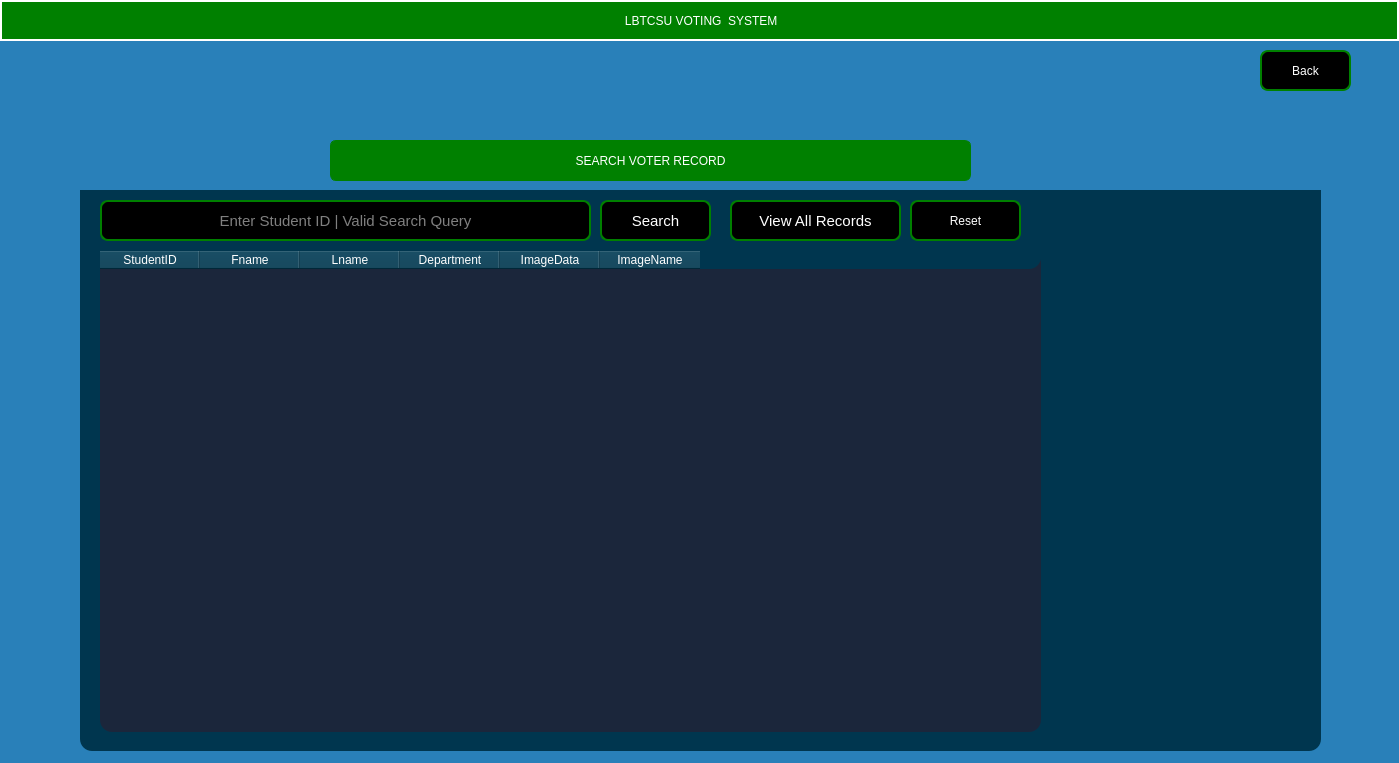
<?xml version="1.0" encoding="UTF-8"?>
<ui version="4.0">
 <class>VoterRecords</class>
 <widget class="QDialog" name="VoterRecords">
  <property name="geometry">
   <rect>
    <x>0</x>
    <y>0</y>
    <width>1399</width>
    <height>763</height>
   </rect>
  </property>
  <property name="windowTitle">
   <string>Dialog</string>
  </property>
  <property name="styleSheet">
   <string notr="true">background-color: #2980b9;</string>
  </property>
  <widget class="QPushButton" name="pushButton_2">
   <property name="geometry">
    <rect>
     <x>0</x>
     <y>0</y>
     <width>1399</width>
     <height>41</height>
    </rect>
   </property>
   <property name="styleSheet">
    <string notr="true">    
QPushButton{
                    color: rgb(255, 255, 255);
                    border:2px solid white;
                    padding: 0 8px;
                    background-color: green;
                    font: 500 11pt ;
                   

}

 </string>
   </property>
   <property name="text">
    <string> LBTCSU VOTING  SYSTEM</string>
   </property>
  </widget>
  <widget class="QPushButton" name="btn_Candidate_back">
   <property name="geometry">
    <rect>
     <x>1260</x>
     <y>50</y>
     <width>91</width>
     <height>41</height>
    </rect>
   </property>
   <property name="styleSheet">
    <string notr="true">    
QPushButton{
                    color: rgb(255, 255, 255);
                    border:2px solid green;
                    border-radius: 8px;
                    padding: 0 8px;
                    background-color: rgb(255, 267, 245);
                    font: 500 11pt ;
                   

}

 </string>
   </property>
   <property name="text">
    <string>Back</string>
   </property>
   <property name="icon">
    <iconset theme="QIcon::ThemeIcon::GoHome"/>
   </property>
  </widget>
  <widget class="QPushButton" name="StudentRegistration_2">
   <property name="geometry">
    <rect>
     <x>330</x>
     <y>140</y>
     <width>641</width>
     <height>41</height>
    </rect>
   </property>
   <property name="styleSheet">
    <string notr="true">     
QPushButton{
                    color: rgb(255, 255, 255);
                    border:1px solid green;
                    border-radius: 6px;
                    padding: 0 8px;
                    background-color: green;
                    font: 500 11pt ;
                   

}

 </string>
   </property>
   <property name="text">
    <string>SEARCH VOTER RECORD</string>
   </property>
  </widget>
  <widget class="QFrame" name="frame_2">
   <property name="geometry">
    <rect>
     <x>80</x>
     <y>190</y>
     <width>1241</width>
     <height>561</height>
    </rect>
   </property>
   <property name="styleSheet">
    <string notr="true">QFrame{
    background-color: rgb(0, 54, 79); /* Your header color */
    border-top-left-radius: 0px;
    border-top-right-radius: 0px;
    border-bottom-left-radius: 12px;
    border-bottom-right-radius: 12px;
    color: white;
}
QTableView {
    background-color: #1B263B;
    color: #FFFFFF;
    selection-background-color: #1B98E0;
    gridline-color: #415A77;
    border-top-left-radius: 12px;
    border-top-right-radius: 12px;
    border-bottom-left-radius: 12px;
    border-bottom-right-radius: 12px;
}
QPushButton {
    background-color: #1B98E0;
    color: white;
    border-radius: 6px;
    padding: 6px 12px;
}
QLineEdit {
    background-color: #2E3A59;
    color: white;
	border-radius: 7px;
	border: 1 solid blue;
}
QComboBox {
	background-color: #2E3A59;
    color: white;
	border-radius: 7px;
	border: 1 solid blue;
}</string>
   </property>
   <property name="frameShape">
    <enum>QFrame::Shape::StyledPanel</enum>
   </property>
   <property name="frameShadow">
    <enum>QFrame::Shadow::Raised</enum>
   </property>
   <widget class="QPushButton" name="btn_search_voter">
    <property name="geometry">
     <rect>
      <x>520</x>
      <y>10</y>
      <width>111</width>
      <height>41</height>
     </rect>
    </property>
    <property name="font">
     <font>
      <pointsize>11</pointsize>
      <italic>false</italic>
      <fontweight>Medium</fontweight>
     </font>
    </property>
    <property name="styleSheet">
     <string notr="true">    
QPushButton{
                    color: rgb(255, 255, 255);
                    border:2px solid green;
                    border-radius: 8px;
                    padding: 0 8px;
                    background-color: rgb(255, 267, 245);
                    font: 500 11pt ;
                   

}

 </string>
    </property>
    <property name="text">
     <string>Search</string>
    </property>
    <property name="checkable">
     <bool>true</bool>
    </property>
   </widget>
   <widget class="QLineEdit" name="txt_Search_Voter">
    <property name="geometry">
     <rect>
      <x>20</x>
      <y>10</y>
      <width>491</width>
      <height>41</height>
     </rect>
    </property>
    <property name="font">
     <font>
      <pointsize>11</pointsize>
      <italic>false</italic>
      <fontweight>Medium</fontweight>
     </font>
    </property>
    <property name="styleSheet">
     <string notr="true">    
QLineEdit{
                    color: rgb(255, 255, 255);
                    border:2px solid  green;
                    border-radius: 8px;
                    padding: 0 8px;
                    background-color: rgb(255, 267, 245);
                    font: 500 11pt ;
                   

}

 </string>
    </property>
    <property name="alignment">
     <set>Qt::AlignmentFlag::AlignCenter</set>
    </property>
    <property name="placeholderText">
     <string>Enter Student ID | Valid Search Query</string>
    </property>
   </widget>
   <widget class="QPushButton" name="btn_voter_view">
    <property name="geometry">
     <rect>
      <x>650</x>
      <y>10</y>
      <width>171</width>
      <height>41</height>
     </rect>
    </property>
    <property name="font">
     <font>
      <pointsize>11</pointsize>
      <italic>false</italic>
      <fontweight>Medium</fontweight>
     </font>
    </property>
    <property name="styleSheet">
     <string notr="true">    
QPushButton{
                    color: rgb(255, 255, 255);
                    border:2px solid green;
                    border-radius: 8px;
                    padding: 0 8px;
                    background-color: rgb(255, 267, 245);
                    font: 500 11pt ;
                   

}

 </string>
    </property>
    <property name="text">
     <string>View All Records</string>
    </property>
    <property name="checkable">
     <bool>true</bool>
    </property>
   </widget>
   <widget class="QPushButton" name="btn_Reset_Voter">
    <property name="geometry">
     <rect>
      <x>830</x>
      <y>10</y>
      <width>111</width>
      <height>41</height>
     </rect>
    </property>
    <property name="styleSheet">
     <string notr="true">   
QPushButton{
                    color: rgb(255, 255, 255);
                    border:2px solid green;
                    border-radius: 8px;
                    padding: 0 8px;
                    background-color: rgb(255, 267, 245);
                    font: 500 11pt ;
                   

}

 </string>
    </property>
    <property name="text">
     <string>Reset</string>
    </property>
    <property name="icon">
     <iconset theme="QIcon::ThemeIcon::ViewRestore"/>
    </property>
   </widget>
   <widget class="QTableWidget" name="tableWidget_2">
    <property name="geometry">
     <rect>
      <x>20</x>
      <y>61</y>
      <width>941</width>
      <height>481</height>
     </rect>
    </property>
    <column>
     <property name="text">
      <string>StudentID</string>
     </property>
    </column>
    <column>
     <property name="text">
      <string>Fname</string>
     </property>
    </column>
    <column>
     <property name="text">
      <string>Lname</string>
     </property>
    </column>
    <column>
     <property name="text">
      <string>Department</string>
     </property>
    </column>
    <column>
     <property name="text">
      <string>ImageData</string>
     </property>
    </column>
    <column>
     <property name="text">
      <string>ImageName</string>
     </property>
    </column>
   </widget>
  </widget>
 </widget>
 <resources/>
 <connections/>
</ui>
